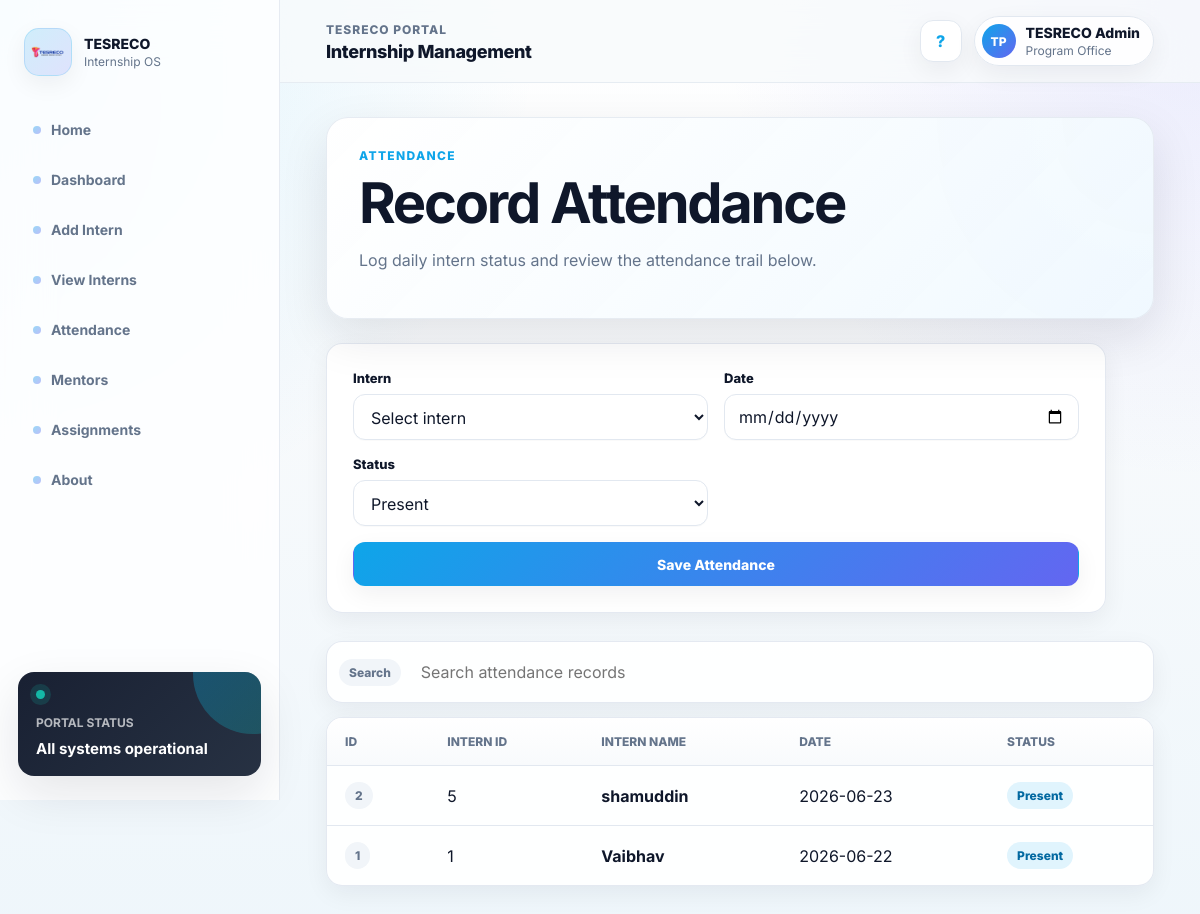
Screenshot of /attendance-page with the database file from the repository.
### tables this page shows
CREATE TABLE attendance(
    id INTEGER PRIMARY KEY AUTOINCREMENT,
    intern_id INTEGER,
    date TEXT,
    status TEXT,
    FOREIGN KEY(intern_id) REFERENCES interns(id)
);

CREATE TABLE interns(
    id INTEGER PRIMARY KEY AUTOINCREMENT,
    name TEXT,
    email TEXT,
    domain TEXT,
    duration INTEGER
);

### routes/attendance_routes.py (the view)
@attendance_bp.route("/attendance-page")
def attendance_page():
    interns = get_all_interns()
    records = get_attendance()
    return render_template("attendance.html", interns=interns, records=records)

### database/attendance_crud.py (called while the page is built)
def get_attendance():
    conn = get_connection()
    cursor = conn.cursor()
    cursor.execute("""
        SELECT
            attendance.id,
            attendance.intern_id,
            interns.name AS intern_name,
            attendance.date,
            attendance.status
        FROM attendance
        LEFT JOIN interns ON attendance.intern_id = interns.id
        ORDER BY attendance.date DESC, attendance.id DESC
    """)
    rows = cursor.fetchall()
    conn.close()
    return rows

### database/db_connect.py (called while the page is built)
def get_connection():
    conn = sqlite3.connect("interns.db")
    conn.row_factory = sqlite3.Row
    conn.execute("PRAGMA foreign_keys = ON")
    return conn

### database/intern_crud.py (called while the page is built)
def get_all_interns():
    conn = get_connection()
    cursor = conn.cursor()
    cursor.execute("SELECT * FROM interns ORDER BY id DESC")
    interns = cursor.fetchall()
    conn.close()
    return interns

### templates/attendance.html (shortened to what this page needs)
{% extends "base.html" %}
{% block content %}
<section class="page-header compact">
    <p class="eyebrow">Attendance</p>
    <h1>Record Attendance</h1>
    <p>Log daily intern status and review the attendance trail below.</p>
</section>
<form class="form-panel" action="{{ url_for('attendance.attendance_form') }}" method="POST">
    <div class="form-grid">
        <div class="field">
            <label for="intern_id">Intern</label>
            <select id="intern_id" name="intern_id" required>
                <option value="">Select intern</option>
            </select>
        </div>
        <div class="field">
            <label for="date">Date</label>
            <input id="date" type="date" name="date" required>
        </div>
        <div class="field">
            <label for="status">Status</label>
            <select id="status" name="status" required>
                <option value="Present">Present</option>
            </select>
        </div>
    </div>
    <button class="btn primary" type="submit">Save Attendance</button>
</form>
<div class="search-panel section-gap">
    <span class="badge-muted">Search</span>
    <input type="search" data-table-search="#attendance-table" placeholder="Search attendance records">
</div>
<div class="table-wrap">
    <table id="attendance-table">
        <thead>
            <tr>
                <th>ID</th>
                <th>Intern ID</th>
                <th>Intern Name</th>
                <th>Date</th>
                <th>Status</th>
            </tr>
        </thead>
        <tbody>
            {% for record in records %}
            <tr>
                <td><span class="badge-muted">{{ record.id }}</span></td>
                <td>{{ record.intern_id }}</td>
                <td><strong>{{ record.intern_name or 'Unknown' }}</strong></td>
                <td>{{ record.date }}</td>
                <td><span class="badge">{{ record.status }}</span></td>
            </tr>
            {% else %}
            <tr>
                <td colspan="5" class="empty-state">No attendance records yet.</td>
            </tr>
            {% endfor %}
        </tbody>
    </table>
</div>
{% endblock %}

### static/css/style.css (style rules this page uses)
:root { --primary: #0EA5E9; --secondary: #14B8A6; --accent: #6366F1; --bg: #F8FAFC; --surface: #FFFFFF; --text: #0F172A; --muted: #64748B; --border: #E2E8F0; --border-strong: #CBD5E1; --danger: #DC2626; --success: #059669; --warning: #D97706; --shadow-sm: 0 8px 24px rgba(15, 23, 42, 0.06); --shadow-md: 0 18px 48px rgba(15, 23, 42, 0.10); --shadow-glow: 0 24px 70px rgba(14, 165, 233, 0.22); --radius: 16px; --radius-lg: 22px; }
* { box-sizing: border-box; }
html { min-height: 100%; scroll-behavior: smooth; }
body { margin: 0; min-height: 100vh; background: radial-gradient(circle at top left, rgba(14, 165, 233, 0.14), transparent 34rem), radial-gradient(circle at top right, rgba(99, 102, 241, 0.12), transparent 30rem), linear-gradient(180deg, #FFFFFF 0%, var(--bg) 38%, #EEF6FB 100%); color: var(--text); font-family: Inter, ui-sans-serif, system-ui, -apple-system, BlinkMacSystemFont, "Segoe UI", sans-serif; text-rendering: optimizeLegibility; }
button, input, select { font: inherit; }
.hero, .page-header, .dashboard-hero { background: linear-gradient(135deg, rgba(255, 255, 255, 0.98), rgba(240, 249, 255, 0.94)), radial-gradient(circle at top right, rgba(99, 102, 241, 0.18), transparent 18rem); border: 1px solid rgba(226, 232, 240, 0.82); border-radius: var(--radius-lg); box-shadow: var(--shadow-md); overflow: hidden; padding: clamp(30px, 5vw, 56px); position: relative; }
.page-header.compact { padding: 28px 32px; }
.eyebrow { color: var(--primary); font-size: 12px; font-weight: 800; letter-spacing: 0.11em; margin: 0 0 10px; text-transform: uppercase; }
h1, h2, h3, p { margin-top: 0; }
h1 { color: var(--text); font-size: clamp(32px, 5vw, 56px); letter-spacing: -0.04em; line-height: 0.98; margin-bottom: 16px; }
p { color: var(--muted); line-height: 1.7; }
.btn, button.btn { align-items: center; background: rgba(255, 255, 255, 0.92); border: 1px solid var(--border); border-radius: 12px; box-shadow: var(--shadow-sm); color: var(--text); cursor: pointer; display: inline-flex; font-size: 14px; font-weight: 800; justify-content: center; min-height: 44px; padding: 11px 17px; transition: all 180ms ease; }
.btn.primary, button.btn.primary { background: linear-gradient(135deg, var(--primary), var(--accent)); border-color: transparent; color: #FFFFFF; }
.stat-card, .action-card, .info-block, .form-panel, .table-wrap, .search-panel { background: rgba(255, 255, 255, 0.92); border: 1px solid rgba(226, 232, 240, 0.92); border-radius: var(--radius); box-shadow: var(--shadow-sm); }
.search-panel { align-items: center; display: flex; gap: 12px; margin: 22px 0 14px; padding: 12px; }
.search-panel input { background: transparent; border: 0; box-shadow: none; min-height: 36px; padding: 8px; }
.form-panel { display: grid; gap: 16px; margin-top: 24px; max-width: 780px; padding: 26px; }
.form-grid { display: grid; gap: 16px; grid-template-columns: repeat(2, minmax(0, 1fr)); }
.field { display: grid; gap: 8px; }
label { color: var(--text); font-size: 13px; font-weight: 800; }
input, select { background: #FFFFFF; border: 1px solid var(--border); border-radius: 12px; box-shadow: 0 1px 0 rgba(15, 23, 42, 0.02); color: var(--text); min-height: 46px; outline: none; padding: 11px 13px; transition: all 160ms ease; width: 100%; }
.section-gap { margin-top: 28px; }
.table-wrap { overflow-x: auto; }
table { border-collapse: collapse; width: 100%; }
th, td { border-bottom: 1px solid var(--border); padding: 16px 18px; text-align: left; vertical-align: middle; }
th { background: linear-gradient(180deg, #FFFFFF, #F8FAFC); color: var(--muted); font-size: 12px; font-weight: 800; text-transform: uppercase; white-space: nowrap; }
tbody tr { transition: background 150ms ease; }
tbody tr:last-child td { border-bottom: 0; }
.badge, .badge-success, .badge-muted { border-radius: 999px; display: inline-flex; font-size: 12px; font-weight: 800; padding: 6px 10px; }
.badge { background: rgba(14, 165, 233, 0.12); color: #0369A1; }
.badge-muted { background: #F1F5F9; color: var(--muted); }

### rows the page displays
attendance: id "2", intern_id "5", name "shamuddin", date "2026-06-23", status "Present"
attendance: id "1", intern_id "1", name "Vaibhav", date "2026-06-22", status "Present"
